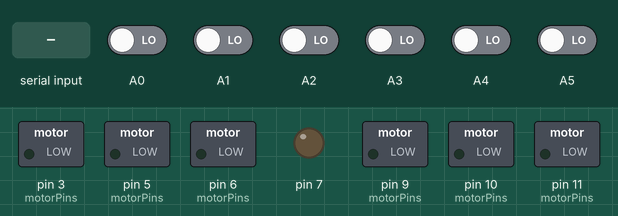
Recording of a sketch running on a simulated Arduino Uno, built for the host (arithmetic inside an expression is 32-bit, double 64-bit). Shown: switched loads named in the sketch (green lamp = pin HIGH), output pins drawn as LEDs (lit = HIGH). Inputs (shaded band) come from the test bench; at power-on: A0–5 LOW.

Above: at 2.2 s.
2.3 s: A0 driven HIGH
At 3.5 s:
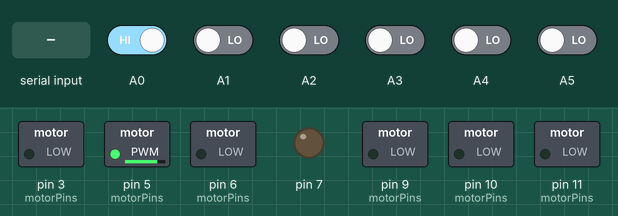
3.8 s: "C90\n" received over Serial
At 4.6 s:
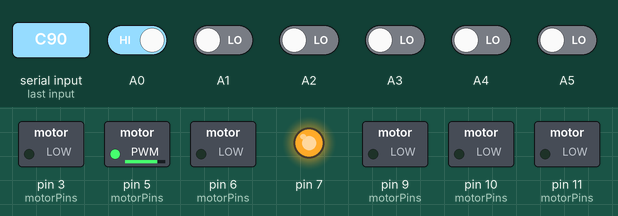
5.3 s: A0 driven LOW
At 5.8 s:
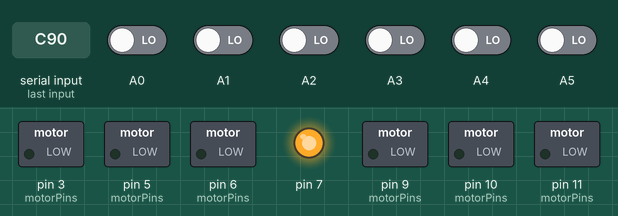
6.8 s: A1 driven HIGH
At 8.0 s:
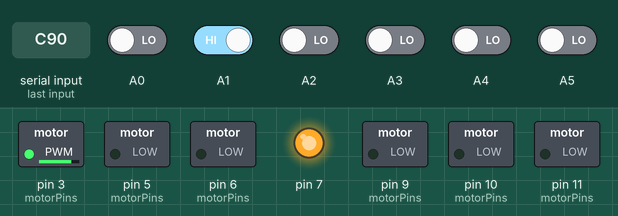
8.3 s: "c90\n" received over Serial
At 9.2 s:
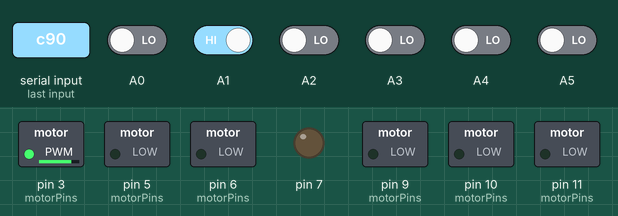
9.8 s: "C,45\n" received over Serial
At 10.4 s:
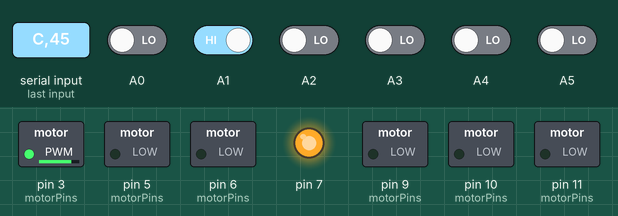
Timing chart, 0 to 12.3 s (numbered marks = the images above; inputs shaded):
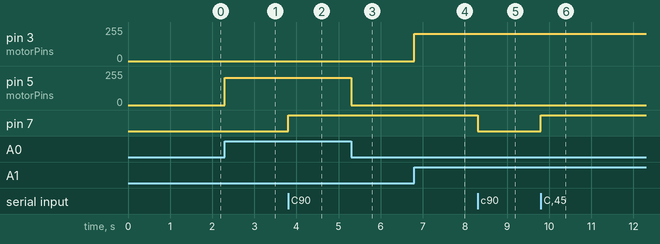

The sketch:

CNC_PID_01.ino
```cpp
#include <Servo.h>
#include <PinChangeInt.h>
float kp = 0.2f;
float ki = 0.0000f;
float kd = 0.8f;

int8_t enc_states[] = {0,-1,1,0,1,0,0,-1,-1,0,0,1,0,1,-1,0};
uint8_t old_values = 0;

struct MotorPinPair {
  int a,b;
};

struct D3 {
  int8_t x,y,z;
};

struct V3 {
  long x,y,z;
};

D3 m;

uint32_t read_encoder()
{
  uint8_t new_values = PINC;
  m.x = -enc_states[((3&old_values)<<2)|(3&new_values)];
  m.y = enc_states[(((12&old_values)<<2)|(12&new_values))>>2];
  m.z = enc_states[(((48&old_values)<<2)|(48&new_values))>>4];
  old_values = new_values;
  return 1;
}

V3 motorPos;
V3 destination;

void doEncoder() {
  int8_t tmpdata;
  read_encoder();
  motorPos.x += m.x;
  motorPos.y += m.y;
  motorPos.z += m.z;
}

#define Xneg 3
#define Xpos 5
#define Yneg 6
#define Ypos 9
#define Zneg 10
#define Zpos 11

MotorPinPair motorPins[3] = { { Xpos, Xneg }, { Ypos, Yneg }, { Zpos, Zneg } };
void SetupMotorOutputs() {
  for( int i = 0; i < 3; ++i ) {
    pinMode(motorPins[i].a, OUTPUT);
    pinMode(motorPins[i].b, OUTPUT);
    digitalWrite(motorPins[i].a, LOW);
    digitalWrite(motorPins[i].b, LOW);
  }
}

void Speed( int axis, int v ) {
  if( v > 0 ) {
    digitalWrite(motorPins[axis].a,LOW);
    analogWrite(motorPins[axis].b,v);
  } else {
    v = -v;
    analogWrite(motorPins[axis].a,v);
    digitalWrite(motorPins[axis].b,LOW);
  }
}
void Speed2( int axis, float v ) {
  if( v > 1.0f )
    Speed( axis, 255 );
  else if( v < -1.0f )
    Speed( axis, -255 );
  else
    Speed( axis, 255 * v );
}

void stop( int axis )
{
  digitalWrite(motorPins[axis].a,LOW);
  digitalWrite(motorPins[axis].b,LOW);
}

void SetPos( int axis, long dest ) {
  long *val = &destination.x;
  val[axis] = dest;
}
void Stop( int axis ) {
  long *pos = &motorPos.x;
  long *val = &destination.x;
  val[axis] = pos[axis];
}
V3 operator-( const V3 &a, const V3 &b ) {
  V3 v;
  v.x = a.x - b.x;
  v.y = a.y - b.y;
  v.z = a.z - b.z;
  return v;
}
V3 operator+( const V3 &a, const V3 &b ) {
  V3 v;
  v.x = a.x + b.x;
  v.y = a.y + b.y;
  v.z = a.z + b.z;
  return v;
}

V3 lastPos;
V3 I;

void UpdatePID() {
  V3 dist = destination - motorPos;
  V3 speed = motorPos - lastPos;
  I = I + dist;
  int dir = 0;
  float PID = kp * dist.x + ki * I.x - kd * speed.x;
  if( dist.x > 0 )
    dir = 1;
  if( dist.x < 0 ) {
    dir = -1;
    dist.x = -dist.x;
    speed.x = -speed.x;
  }
  Speed2(0, PID );
}

const int max_vel = 720;

struct Motor {
  Motor( int _axis ) : axis(_axis) {
    vel = max_vel;
    Reset();
  }
  void Setup() {
  }
  void Reset() {
    pos = dest = start = 0;
    vel = max_vel;
    inMotion = false;
  }
  void Go( long destination ) {
    if( destination != pos ) {
      int currentDir = 0;
      start = pos;
      dest = destination;
      if( start < dest ) { total = dest - start; currentDir = 1; }
      else { total = start - dest; currentDir = -1; }
      lastTime = micros();
      inMotion = true;
    }
  }
  bool Idle() { return pos == dest; }
  bool Arrived() {
    if( inMotion ) {
      if( Idle() ) {
        inMotion = false;
        return true;
      }
    }
    return false;
  }

  void Update() {
	  if( dest != pos ) {
		  long ms = micros() - lastTime;
		  long d = ms / 1000 * vel / 1000;
		  if( d >= total ) {
			  pos = dest;
		  } else {
			  if( dest > start )
				  pos = start + d;
			  else
				  pos = start - d;
		  }
		  SetPos( axis, pos );
	  } else {
		  Stop( axis );
	  }
  }

  const int axis;
  long pos;
  long start;
  long dest;
  long vel;
  long total;
  long lastTime;
  bool inMotion;
};

struct Spindle {
  Spindle( int signal ) : s(signal) {
  }
  void Setup()
  {
    pinMode( s, OUTPUT );
    digitalWrite( s, LOW );
  }
  void On() { digitalWrite(s,1); }
  void Off() { digitalWrite(s,0); }
  int s;
 };

Motor m1(0); ///x
Motor m2(1); ///y
Motor m3(2); ///z
Spindle s1(7); /// cutter


long newAngleDecimal = 0;
long newAngle = 0;
long newXAngle = 0;
long newYAngle = 0;
long newZAngle = 0;
bool negative = false;

float getFinalAngle()
{
  float angle = newAngle;
  if( newAngleDecimal )
    angle /= newAngleDecimal;
  if(negative)
    angle *= -1.0;
  newAngle = 0; negative = false; newAngleDecimal = 0;
  return angle;
}

void setup()
{
  SetupMotorOutputs();

  PCintPort::attachInterrupt(A0,doEncoder,CHANGE);
  PCintPort::attachInterrupt(A1,doEncoder,CHANGE);
  PCintPort::attachInterrupt(A2,doEncoder,CHANGE);
  PCintPort::attachInterrupt(A3,doEncoder,CHANGE);
  PCintPort::attachInterrupt(A4,doEncoder,CHANGE);
  PCintPort::attachInterrupt(A5,doEncoder,CHANGE);

  m1.Setup();
  m2.Setup();
  m3.Setup();
  s1.Setup();

  Serial.begin(9600);
  delay(1000);
}
int frame = 0;
void loop()
{
  byte inByte, zero = 0;
  if (Serial.available() > 0) {
    inByte = Serial.read();
    if( inByte == 'x' ) {
      newXAngle = getFinalAngle();
    } else if( inByte == 'C' ) {
      s1.On();
    } else if( inByte == 'c' ) {
      s1.Off();
    } else if( inByte == 'y' ) {
      newYAngle = getFinalAngle();
    } else if( inByte == 'z' ) {
      newZAngle = getFinalAngle();
    } else if( inByte == 'X' ) {
      m1.vel = getFinalAngle();
    } else if( inByte == 'Y' ) {
      m2.vel = getFinalAngle();
    } else if( inByte == 'Z' ) {
      m3.vel = getFinalAngle();
    } else if( inByte == '.' ) {
      newAngleDecimal = 1;
    } else if( inByte == '-' ) {
      negative = true;
    } else if( inByte == 'g' ) {
      m1.Go(newXAngle);
      m2.Go(newZAngle);
      m3.Go(newYAngle);
    } else if( inByte == 'h' ) {
      s1.Off();
      m1.vel = max_vel;
      m2.vel = max_vel;
      m3.vel = max_vel;
      m1.Go(0);
      m2.Go(0);
      m3.Go(0);
      newXAngle = newYAngle = newZAngle = 0;
    } else if( inByte == 'r' ) {
      m1.Reset();
      m2.Reset();
      m3.Reset();
      newXAngle=0;
      newZAngle=0;
      newYAngle=0;
    } else if( inByte == 's' ) {
      if( m1.Idle() )
        Serial.write("x");
      if( m2.Idle() )
        Serial.write("z");
      if( m3.Idle() )
        Serial.write("y");
    } else {
      if( newAngleDecimal == 0 ) {
        int dec = inByte-'0';
        newAngle *= 10;
        //newAngleDecimal *= 10;
        newAngle += dec;
      }
    }
  }

  m1.Update();
  m2.Update();
  m3.Update();

  UpdatePID();

  if( m1.Arrived() )
    Serial.write("x");
  if( m2.Arrived() )
    Serial.write("z");
  if( m3.Arrived() )
    Serial.write("y");
  delayMicroseconds(200);
}
```

Measured:
- after the input at 2.3 s, pin 5 (motorPins): 0/255 → 204/255 at once
- after the input at 3.8 s, pin 7: LOW → HIGH at once
- after the input at 5.3 s, pin 5 (motorPins): 204/255 → 0/255 at once
- after the input at 6.8 s, pin 3 (motorPins): 0/255 → 204/255 at once
- after the input at 8.3 s, pin 7: HIGH → LOW at once
- after the input at 9.8 s, pin 7: LOW → HIGH at once
